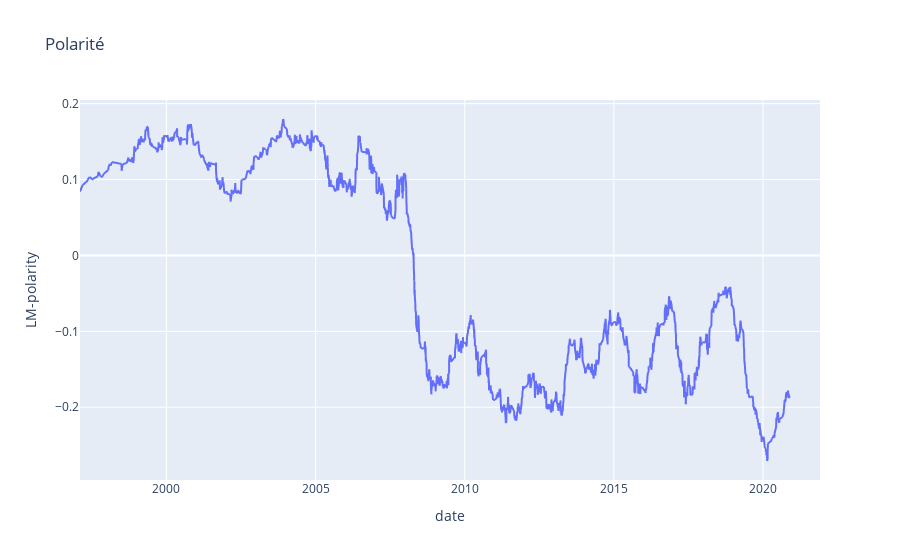

Notebook source saved alongside this figure:
### Code cell
#pour demander un input de la période
#val=int(input("Période en jours de la moyenne mobile :"))

val=90
fig=df.rolling(val, on="date").mean().plot(x="date",y="LM-polarity",backend='plotly', title="Polarité")
fig.show()

### Figure 1 — Plotly figure (JSON) as saved in the notebook; plotly's stock layout.template omitted (floating-point values rounded to 4 significant figures; data arrays with more than 128 entries replaced by an {"elided": "..."} marker saying what was removed)
{"data": [{"hovertemplate": "date=%{x}<br>LM-polarity=%{y}<extra></extra>", "legendgroup": "", "line": {"color": "#636efa", "dash": "solid"}, "marker": {"symbol": "circle"}, "mode": "lines", "name": "", "showlegend": false, "type": "scattergl", "x": {"elided": "2330 str values"}, "xaxis": "x", "y": {"elided": "2330 float values"}, "yaxis": "y"}], "layout": {"autosize": true, "legend": {"tracegroupgap": 0}, "title": {"text": "Polarité"}, "xaxis": {"anchor": "y", "autorange": true, "domain": [0, 1], "range": ["1997-02-07", "2021-11-29"], "title": {"text": "date"}, "type": "date"}, "yaxis": {"anchor": "x", "autorange": true, "domain": [0, 1], "range": [-0.2959, 0.2048], "title": {"text": "LM-polarity"}, "type": "linear"}}}
